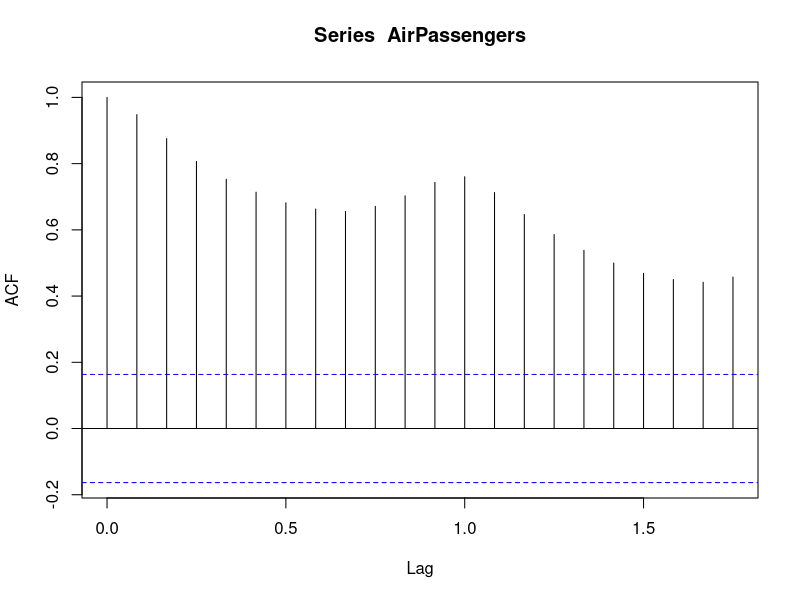
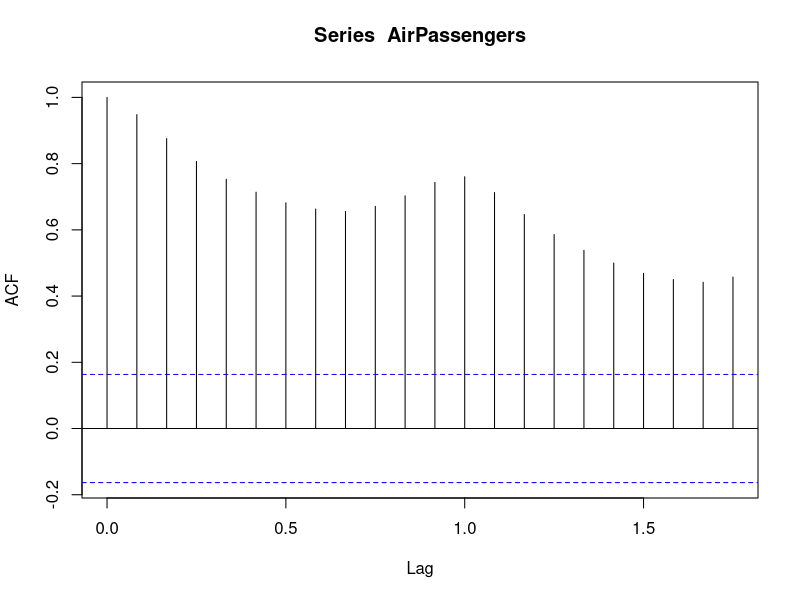
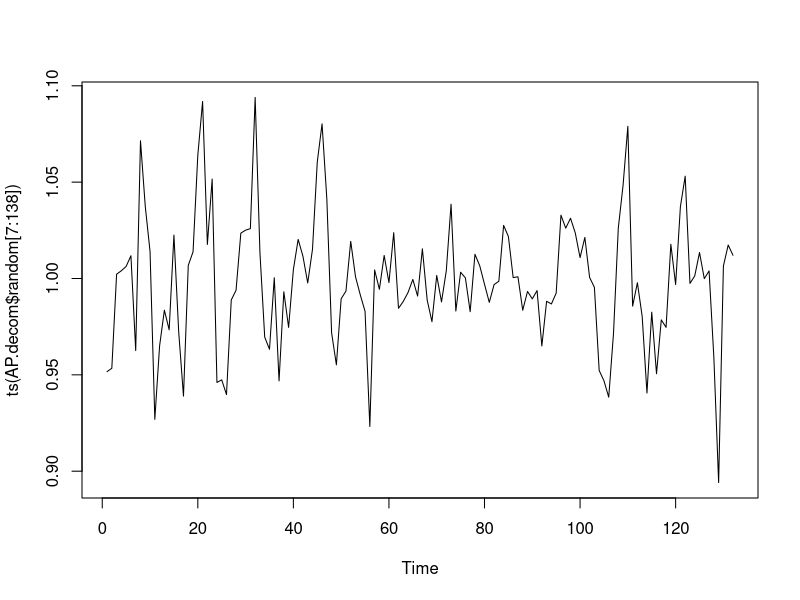
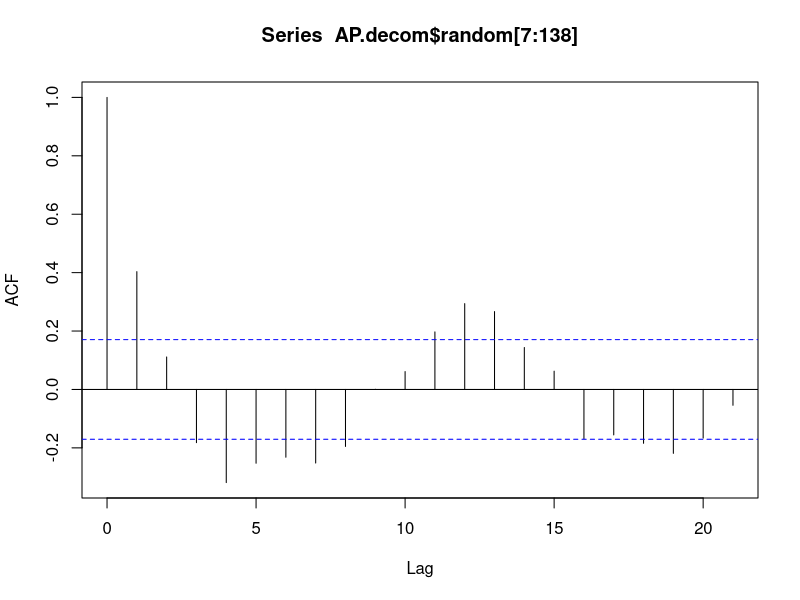

These figures' R source, in order:
# Auto-Correlation-Functiom

plot(acf(AirPassengers))

AP.decom <- decompose(AirPassengers, "multiplicative")
plot(ts(AP.decom$random[7:138]))

acf(AP.decom$random[7:138])
